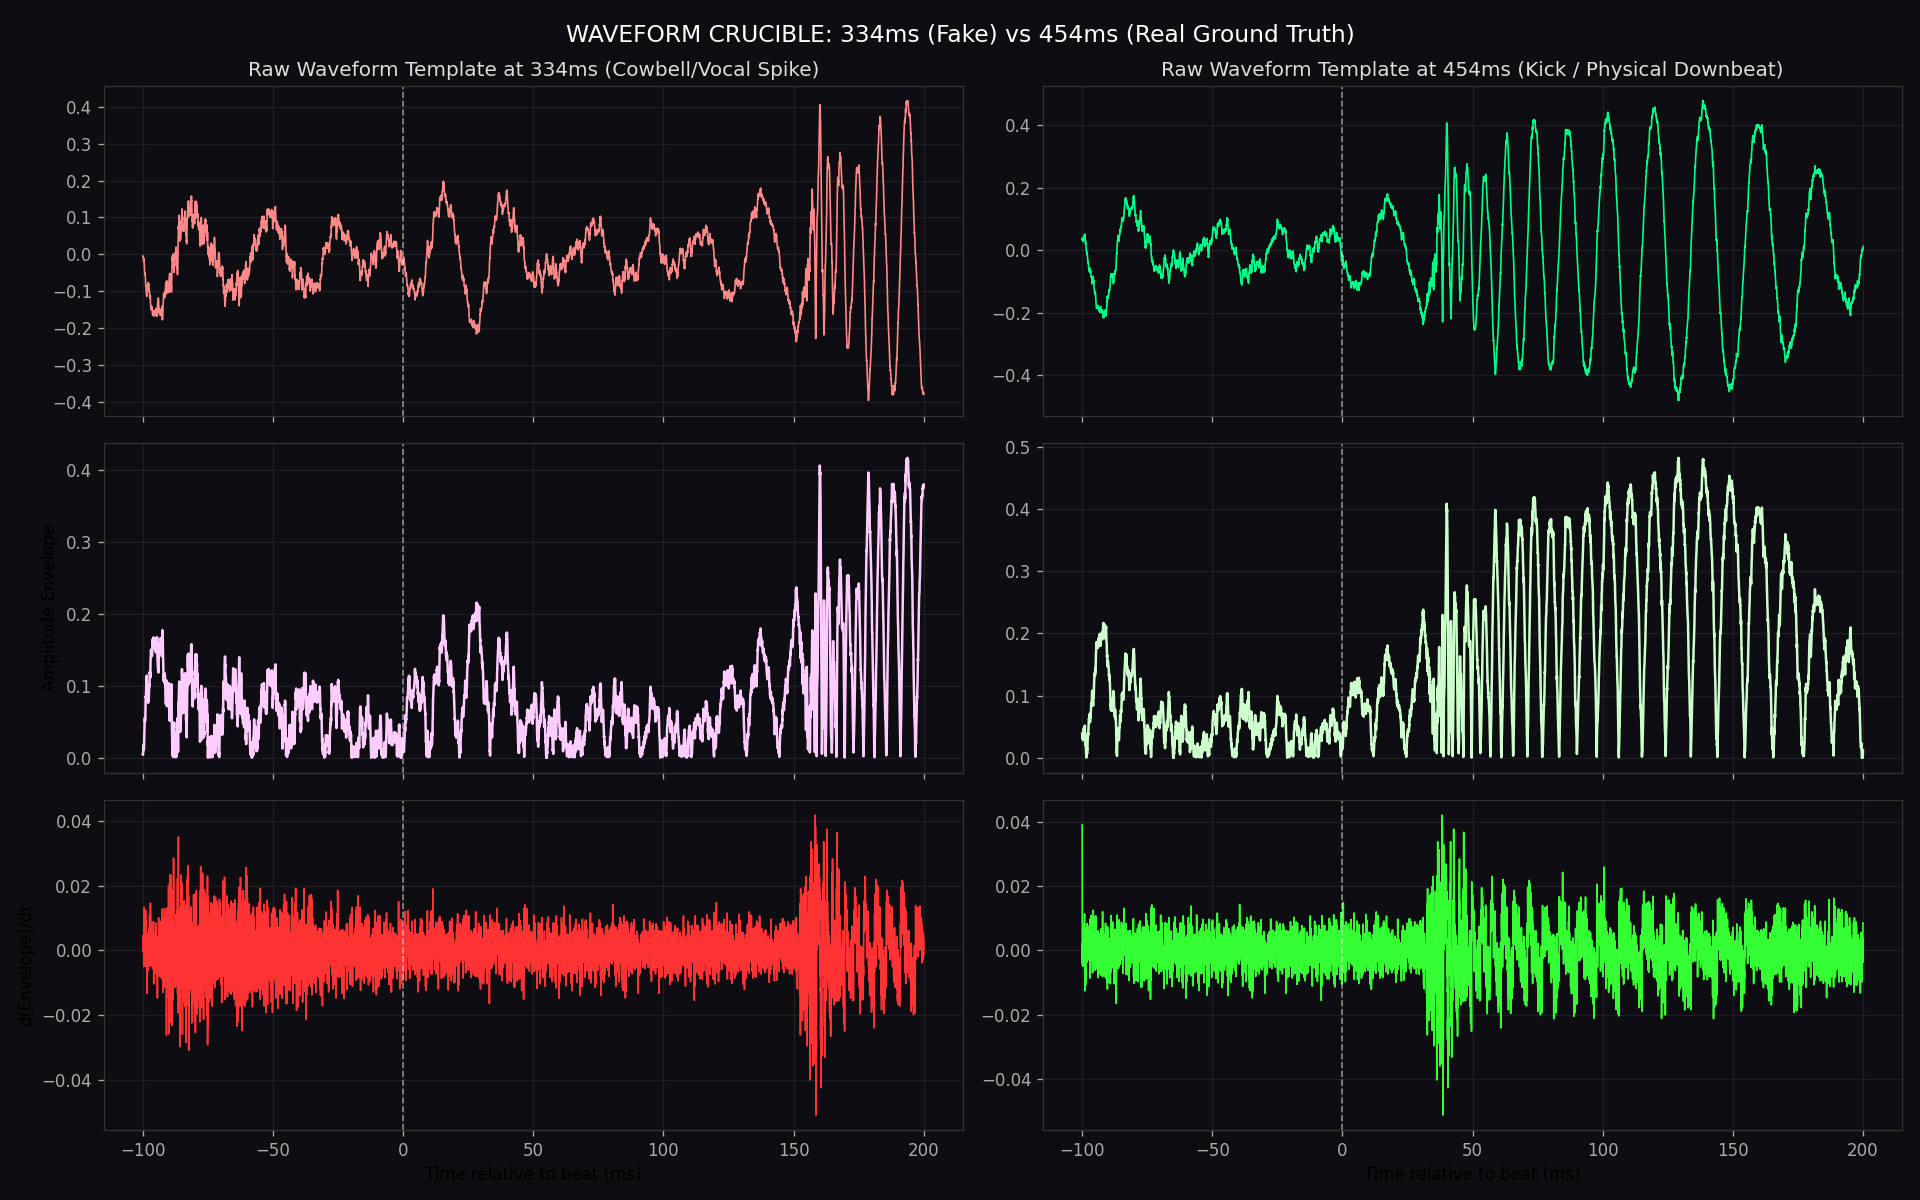

Write Python code to recreate this figure.
"""
compare_templates.py
====================
Trích xuất và so sánh trực tiếp cấu trúc Waveform/Envelope giữa Đỉnh giả (334ms) và Đỉnh thật (454ms).
"""
import numpy as np
import librosa
import matplotlib.pyplot as plt

def extract_and_compare(path, bpm, cand_fake=334, cand_real=454):
    y, sr = librosa.load(path, mono=True)
    beat_len = 60.0 / bpm
    PRE_MS, POST_MS = 100, 200
    seg_smp = int((PRE_MS + POST_MS) / 1000 * sr)
    beat_idx = int(PRE_MS / (PRE_MS + POST_MS) * seg_smp)

    def get_template(offset_ms):
        off_s = offset_ms / 1000.0
        segs = []
        for t in np.arange(off_s, len(y)/sr - beat_len, beat_len):
            s = int((t - PRE_MS/1000) * sr)
            e = s + seg_smp
            if s >= 0 and e <= len(y):
                chunk = y[s:e]
                if np.abs(chunk).max() > 0.01:
                    segs.append(chunk)
        return np.mean(segs, axis=0) if segs else None

    tmpl_fake = get_template(cand_fake)
    tmpl_real = get_template(cand_real)

    # Tính toán Envelope bằng cách lấy trị tuyệt đối và lấp đầy (Hilbert proxy)
    env_fake = np.abs(tmpl_fake)
    env_real = np.abs(tmpl_real)
    
    # Đạo hàm của Envelope để đo độ sắc của Transient (Độ dốc luồng hơi)
    d_env_fake = np.diff(env_fake, prepend=0)
    d_env_real = np.diff(env_real, prepend=0)

    # Khởi tạo đồ thị trực quan hóa cấu trúc Waveform vật lý
    fig, axes = plt.subplots(3, 2, figsize=(16, 10), sharex='col')
    fig.patch.set_facecolor('#0d0d12')
    fig.suptitle(f"WAVEFORM CRUCIBLE: {cand_fake}ms (Fake) vs {cand_real}ms (Real Ground Truth)", color='white', fontsize=14)

    time_axis = np.linspace(-PRE_MS, POST_MS, seg_smp)

    # Row 1: Stacked Waveform Raw
    axes[0, 0].plot(time_axis, tmpl_fake, color='#ff8888', lw=1)
    axes[0, 0].set_title(f"Raw Waveform Template at {cand_fake}ms (Cowbell/Vocal Spike)", color='#ddd')
    axes[0, 1].plot(time_axis, tmpl_real, color='#00ff88', lw=1)
    axes[0, 1].set_title(f"Raw Waveform Template at {cand_real}ms (Kick / Physical Downbeat)", color='#ddd')

    # Row 2: Envelope
    axes[1, 0].plot(time_axis, env_fake, color='#ffccff', lw=1.5)
    axes[1, 0].set_ylabel("Amplitude Envelope")
    axes[1, 1].plot(time_axis, env_real, color='#ccffcc', lw=1.5)

    # Row 3: Derivative (Transient Sharpness)
    axes[2, 0].plot(time_axis, d_env_fake, color='#ff3333', lw=1)
    axes[2, 0].set_xlabel("Time relative to beat (ms)")
    axes[2, 0].set_ylabel("d(Envelope)/dt")
    axes[2, 1].plot(time_axis, d_env_real, color='#33ff33', lw=1)
    axes[2, 1].set_xlabel("Time relative to beat (ms)")

    # Định dạng chung cho đồ thị đen tối găm cứng
    for ax in axes.flat:
        ax.set_facecolor('#0d0d12')
        ax.grid(alpha=0.1)
        ax.tick_params(colors='#aaa')
        ax.axvline(x=0, color='white', lw=1, ls='--', alpha=0.5) # Vạch kẻ điểm phách chính diện
        for sp in ax.spines.values(): sp.set_color('#333')

    plt.tight_layout()
    plt.savefig("compare_templates.png", dpi=120, facecolor='#0d0d12')
    print("Mẫu Waveform đã được xuất thành công ra file -> compare_templates.png")

if __name__ == "__main__":
    extract_and_compare("top.mp3", 122.998, 334, 454)
